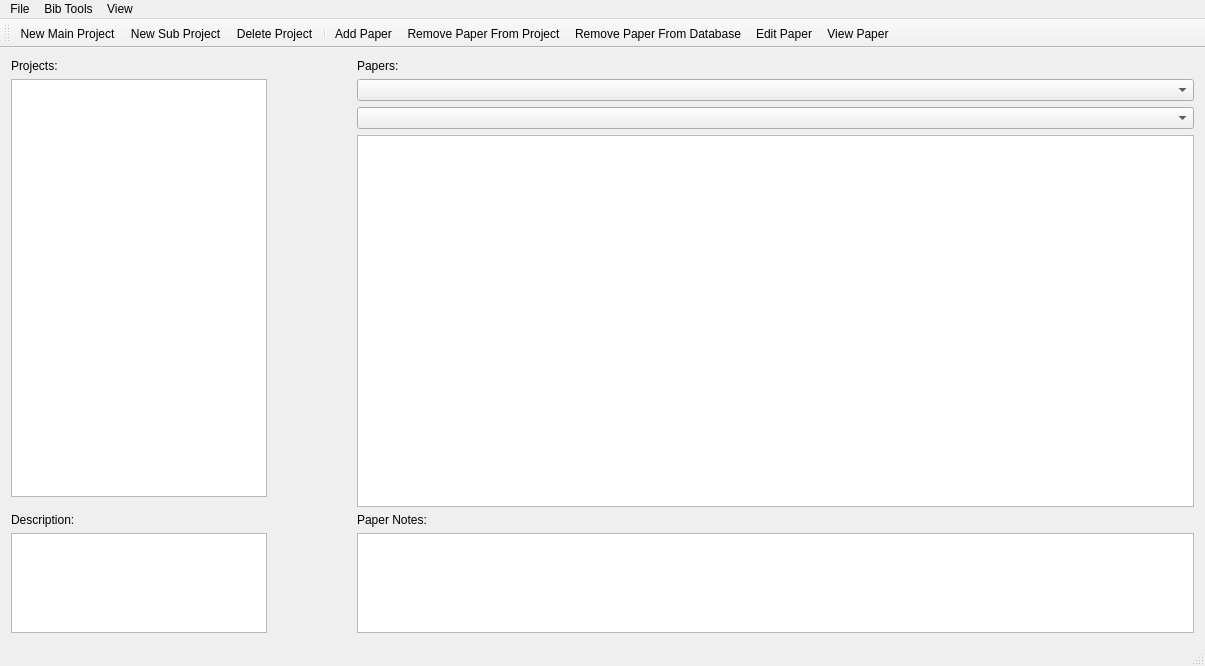
<?xml version="1.0" encoding="UTF-8"?>
<ui version="4.0">
 <class>MainWindow</class>
 <widget class="QMainWindow" name="MainWindow">
  <property name="geometry">
   <rect>
    <x>0</x>
    <y>0</y>
    <width>1205</width>
    <height>666</height>
   </rect>
  </property>
  <property name="windowTitle">
   <string>MainWindow</string>
  </property>
  <widget class="QWidget" name="centralWidget">
   <property name="sizePolicy">
    <sizepolicy hsizetype="Preferred" vsizetype="Preferred">
     <horstretch>0</horstretch>
     <verstretch>0</verstretch>
    </sizepolicy>
   </property>
   <layout class="QVBoxLayout" name="verticalLayout_3">
    <item>
     <layout class="QHBoxLayout" name="horizontalLayout">
      <item>
       <layout class="QVBoxLayout" name="verticalLayout">
        <property name="sizeConstraint">
         <enum>QLayout::SetFixedSize</enum>
        </property>
        <property name="leftMargin">
         <number>0</number>
        </property>
        <property name="rightMargin">
         <number>84</number>
        </property>
        <item>
         <widget class="QLabel" name="label_projects">
          <property name="text">
           <string>Projects:</string>
          </property>
         </widget>
        </item>
        <item>
         <widget class="QTreeView" name="treeView_projects">
          <property name="sizePolicy">
           <sizepolicy hsizetype="Fixed" vsizetype="Expanding">
            <horstretch>0</horstretch>
            <verstretch>0</verstretch>
           </sizepolicy>
          </property>
          <property name="minimumSize">
           <size>
            <width>250</width>
            <height>100</height>
           </size>
          </property>
         </widget>
        </item>
        <item>
         <spacer name="verticalSpacer">
          <property name="orientation">
           <enum>Qt::Vertical</enum>
          </property>
          <property name="sizeType">
           <enum>QSizePolicy::Fixed</enum>
          </property>
          <property name="sizeHint" stdset="0">
           <size>
            <width>20</width>
            <height>10</height>
           </size>
          </property>
         </spacer>
        </item>
        <item>
         <widget class="QLabel" name="label_description">
          <property name="text">
           <string>Description:</string>
          </property>
         </widget>
        </item>
        <item>
         <widget class="QTextEdit" name="textEdit_projdescription">
          <property name="sizePolicy">
           <sizepolicy hsizetype="Fixed" vsizetype="Expanding">
            <horstretch>0</horstretch>
            <verstretch>0</verstretch>
           </sizepolicy>
          </property>
          <property name="minimumSize">
           <size>
            <width>250</width>
            <height>50</height>
           </size>
          </property>
          <property name="maximumSize">
           <size>
            <width>16777215</width>
            <height>100</height>
           </size>
          </property>
         </widget>
        </item>
       </layout>
      </item>
      <item>
       <layout class="QGridLayout" name="gridLayout">
        <item row="1" column="0">
         <widget class="QComboBox" name="comboBox_allpapers"/>
        </item>
        <item row="4" column="0">
         <widget class="QTableView" name="tableView_papers"/>
        </item>
        <item row="6" column="0">
         <widget class="QTextEdit" name="textEdit_paperNotes">
          <property name="maximumSize">
           <size>
            <width>16777215</width>
            <height>100</height>
           </size>
          </property>
         </widget>
        </item>
        <item row="2" column="0">
         <widget class="QComboBox" name="comboBox_projects"/>
        </item>
        <item row="0" column="0">
         <widget class="QLabel" name="label_papers">
          <property name="text">
           <string>Papers:</string>
          </property>
         </widget>
        </item>
        <item row="5" column="0">
         <widget class="QLabel" name="label">
          <property name="text">
           <string>Paper Notes:</string>
          </property>
         </widget>
        </item>
       </layout>
      </item>
     </layout>
    </item>
   </layout>
  </widget>
  <widget class="QMenuBar" name="menuBar">
   <property name="geometry">
    <rect>
     <x>0</x>
     <y>0</y>
     <width>1205</width>
     <height>23</height>
    </rect>
   </property>
   <widget class="QMenu" name="menuFile">
    <property name="title">
     <string>File</string>
    </property>
    <widget class="QMenu" name="menuNew_Project">
     <property name="title">
      <string>New Project</string>
     </property>
     <addaction name="actionNew_main_project"/>
     <addaction name="actionSub_project"/>
    </widget>
    <widget class="QMenu" name="menuExport_bibtex">
     <property name="title">
      <string>Export bibtex</string>
     </property>
     <addaction name="actionCurrent_project"/>
     <addaction name="actionAll_papers"/>
    </widget>
    <addaction name="menuNew_Project"/>
    <addaction name="menuExport_bibtex"/>
   </widget>
   <widget class="QMenu" name="menuBib_Tools">
    <property name="title">
     <string>Bib Tools</string>
    </property>
    <addaction name="actionJournals"/>
   </widget>
   <widget class="QMenu" name="menuView">
    <property name="title">
     <string>View</string>
    </property>
    <addaction name="actionPaper"/>
    <addaction name="actionBibTeX_entry"/>
   </widget>
   <addaction name="menuFile"/>
   <addaction name="menuBib_Tools"/>
   <addaction name="menuView"/>
  </widget>
  <widget class="QToolBar" name="mainToolBar">
   <attribute name="toolBarArea">
    <enum>TopToolBarArea</enum>
   </attribute>
   <attribute name="toolBarBreak">
    <bool>false</bool>
   </attribute>
   <addaction name="actionNew_Main_Project"/>
   <addaction name="actionNew_Sub_Project"/>
   <addaction name="actionDelete_Project"/>
   <addaction name="separator"/>
   <addaction name="actionAdd_Paper"/>
   <addaction name="actionRemove_Paper_From_Project"/>
   <addaction name="actionRemove_Paper_From_Database"/>
   <addaction name="actionEdit_Paper"/>
   <addaction name="actionView_Paper"/>
  </widget>
  <widget class="QStatusBar" name="statusBar"/>
  <action name="actionCurrent_project">
   <property name="text">
    <string>Current project</string>
   </property>
  </action>
  <action name="actionAll_papers">
   <property name="text">
    <string>All papers</string>
   </property>
  </action>
  <action name="actionAdd_Paper">
   <property name="text">
    <string>Add Paper</string>
   </property>
   <property name="toolTip">
    <string>Add a new paper to the current project</string>
   </property>
  </action>
  <action name="actionNew_main_project">
   <property name="text">
    <string>Main project</string>
   </property>
  </action>
  <action name="actionSub_project">
   <property name="text">
    <string>Sub project</string>
   </property>
  </action>
  <action name="actionNew_Main_Project">
   <property name="text">
    <string>New Main Project</string>
   </property>
  </action>
  <action name="actionNew_Sub_Project">
   <property name="text">
    <string>New Sub Project</string>
   </property>
  </action>
  <action name="actionDelete_Project">
   <property name="text">
    <string>Delete Project</string>
   </property>
  </action>
  <action name="actionRemove_Paper_From_Project">
   <property name="text">
    <string>Remove Paper From Project</string>
   </property>
  </action>
  <action name="actionRemove_Paper_From_Database">
   <property name="text">
    <string>Remove Paper From Database</string>
   </property>
  </action>
  <action name="actionJournals">
   <property name="text">
    <string>Journals</string>
   </property>
  </action>
  <action name="actionEdit_Paper">
   <property name="text">
    <string>Edit Paper</string>
   </property>
  </action>
  <action name="actionView_Paper">
   <property name="text">
    <string>View Paper</string>
   </property>
  </action>
  <action name="actionView">
   <property name="text">
    <string>View</string>
   </property>
  </action>
  <action name="actionPaper">
   <property name="text">
    <string>Paper</string>
   </property>
  </action>
  <action name="actionBibTeX_entry">
   <property name="text">
    <string>BibTeX entry</string>
   </property>
  </action>
 </widget>
 <layoutdefault spacing="6" margin="11"/>
 <resources/>
 <connections/>
</ui>
